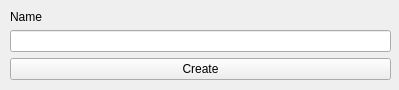
<?xml version="1.0" encoding="UTF-8"?>
<ui version="4.0">
 <class>ProjectDialogClass</class>
 <widget class="QWidget" name="ProjectDialogClass">
  <property name="geometry">
   <rect>
    <x>0</x>
    <y>0</y>
    <width>399</width>
    <height>90</height>
   </rect>
  </property>
  <property name="windowTitle">
   <string>New Project</string>
  </property>
  <widget class="QWidget" name="formLayoutWidget">
   <property name="geometry">
    <rect>
     <x>0</x>
     <y>0</y>
     <width>401</width>
     <height>91</height>
    </rect>
   </property>
   <layout class="QFormLayout" name="formLayout">
    <property name="leftMargin">
     <number>10</number>
    </property>
    <property name="topMargin">
     <number>10</number>
    </property>
    <property name="rightMargin">
     <number>10</number>
    </property>
    <property name="bottomMargin">
     <number>10</number>
    </property>
    <item row="1" column="0" colspan="2">
     <widget class="QLineEdit" name="lineEdit"/>
    </item>
    <item row="0" column="0" colspan="2">
     <widget class="QLabel" name="label">
      <property name="text">
       <string>Name</string>
      </property>
     </widget>
    </item>
    <item row="2" column="0" colspan="2">
     <widget class="QPushButton" name="pushButton">
      <property name="text">
       <string>Create</string>
      </property>
     </widget>
    </item>
   </layout>
  </widget>
 </widget>
 <layoutdefault spacing="6" margin="11"/>
 <resources/>
 <connections/>
</ui>
